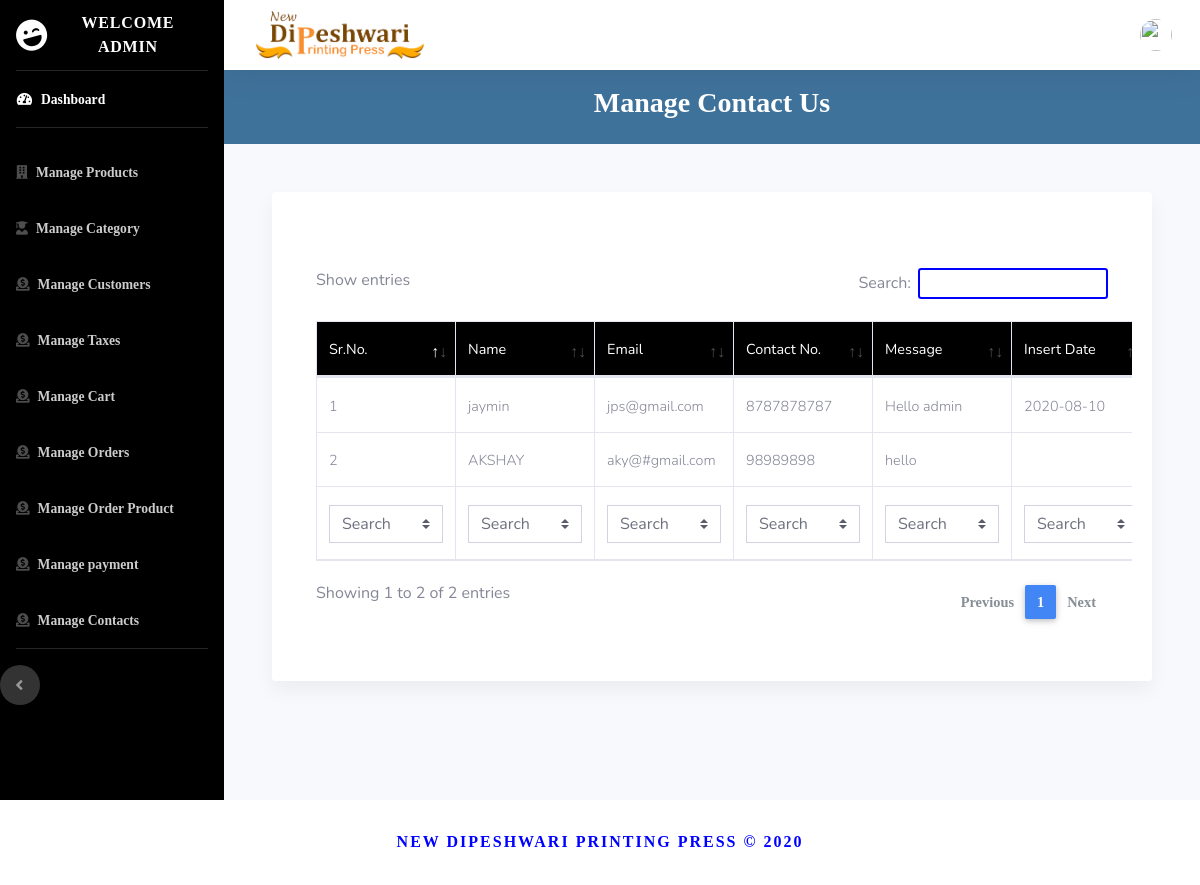
The app's page /admin/contactus.php with its own data.
### tables this page shows
CREATE TABLE `contactus` (
  `contactUsId` int(10) NOT NULL,
  `name` varchar(50) DEFAULT NULL,
  `email` varchar(50) DEFAULT NULL,
  `contactNo` varchar(12) DEFAULT NULL,
  `message` varchar(1000) DEFAULT NULL,
  `document` varchar(300) DEFAULT NULL,
  `insertDate` date DEFAULT NULL,
  `updateDate` date DEFAULT NULL
);

### admin/contactus.php (the view, shortened to what this page needs)
<?php
include 'templates/header.php';
include 'templates/navigation.php';
include 'common/database.php';
?>
<div class="d-flex align-items-center py-3 unique-color">
    <div class="container  text-center ">
        <h3 class="text-white">Manage Contact Us</h3>
    </div>
</div>
<div class="card  mb-4 m-5">
    <div class="card-body">
        <div class="table-responsive">
            <div id="dataTable_wrapper" class="dataTables_wrapper dt-bootstrap4">
                <div class="container">
                    <section class="mt-5 mb-4">
                        <table id="dt-filter-select" class="table table-bordered " cellspacing="0" width="100%">
                            <thead class="black white-text">
                                <tr>
                                    <th class="th-sm">Sr.No.</th>
                                    <th class="th-sm">Name</th>
                                    <th class="th-sm">Email</th>
                                    <th class="th-sm">Contact No.</th>
                                    <th class="th-sm">Message</th>
                                    <th class="th-sm">Insert Date</th>
                                </tr>
                            </thead>
                            <tbody>
                                <?php
                $res = mysqli_query($link, "select * from contactus");
                $srNo = 1;
                while ($row = mysqli_fetch_array($res)) {
                ?>
                                <tr>
                                    <td> <?php echo $srNo++; ?></td>
                                    <td> <?php echo $row['name']; ?></td>
                                    <td> <?php echo $row['email']; ?></td>
                                    <td> <?php echo $row['contactNo']; ?></td>
                                    <td> <?php echo $row['message']; ?></td>
                                    <td> <?php echo $row['insertDate']; ?></td>
                                </tr>
                                <?php
                }
                ?>
                            </tbody>
                            <tfoot>
                                <tr>
                                <th>Sr.No.</th>
                                    <th>Name</th>
                                    <th>Email</th>
                                    <th class="">Contact No.</th>
                                    <th class="">Message</th>
                                    <th class="">Insert Date</th>
                                </tr>
                            </tfoot>
                        </table>
                    </section>
                </div>
            </div>
        </div>
    </div>
</div>
<?php
include 'templates/navigation_end.php';
include 'templates/footer.php';
?>

### assets/css/style.css (style rules this page uses)
.btn,button,a,a > span, footer span,h1,h2,h3,h4,h5,h6,.h1,.h2,.h3,.h4,.h5,.h6 { font-family: 'Product Sans'!important; font-weight: 900!important; }

### admin/templates/header.php (style rules this page uses)
.card { box-shadow: 0 10px 20px 0 rgba(0,0,0,0.05)!important; border:0px!important; border-radius: .25rem!important; }

### records on screen
contactus: name "jaymin", email "jps@gmail.com", contactNo "8787878787", message "Hello admin", insertDate "2020-08-10"
contactus: name "AKSHAY", email "aky@#gmail.com", contactNo "98989898", message "hello"
